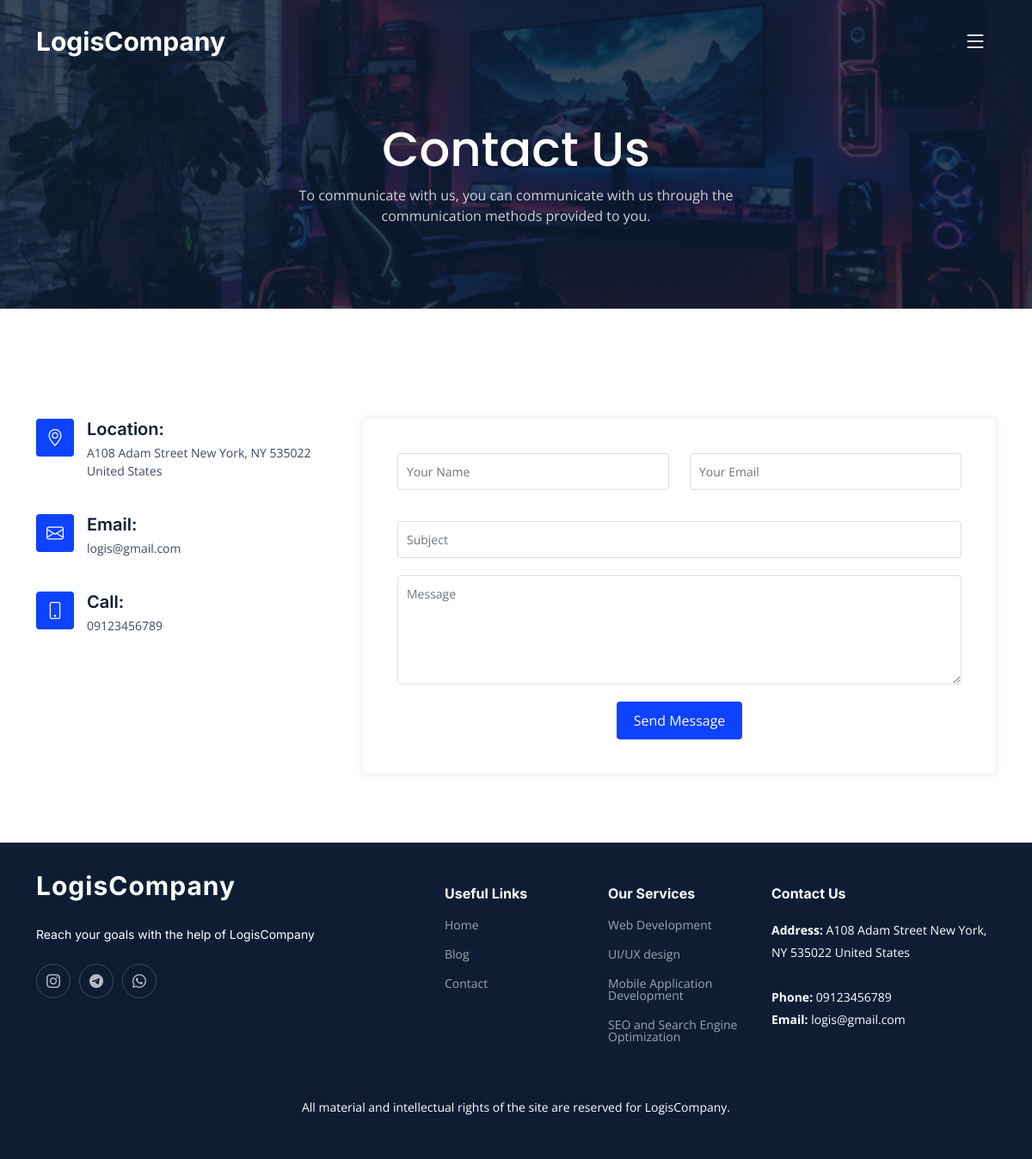
Page /contact/ on the committed database.
### core/models.py (models this page shows, shortened)
class SiteSettings(models.Model):
    about_us_text = models.TextField(null=True, blank=True)
    contact_us_text = models.TextField(null=True, blank=True)
    address = models.CharField(max_length=250, null=True, blank=True)
    phone = models.CharField(max_length=250, null=True, blank=True)
    email = models.CharField(max_length=250, null=True, blank=True)
    copy_right = models.CharField(max_length=255)
    instagram_link = models.CharField(max_length=250, null=True, blank=True, default='https://instagram.com/username')
    telegram_link = models.CharField(max_length=250, null=True, blank=True, default='https://t.me/username')
    whatsapp_link = models.CharField(max_length=250, null=True, blank=True, default='https://wa.me/0123456789')

class Service(models.Model):
    title = models.CharField(max_length=50, unique=True)
    slug = models.SlugField(max_length=50, unique=True)
    description = models.TextField()
    image = models.ImageField(upload_to='images/service')

### core/views.py (the view)
# urls.py: path('contact/', views.contact, name='contact'),
def contact(request):
    site_settings = SiteSettings.objects.first()
    services = Service.objects.all()
    if request.method == 'POST':
        form = ContactUsForm(request.POST)
        if form.is_valid():
            form.save()
            return redirect('core:home')
    else:
        form = ContactUsForm()
    context = {
        'site_settings': site_settings,
        'services': services,
        'form': form
    }
    return render(request, 'core/contact.html', context)

### core/forms.py
class ContactUsForm(forms.ModelForm):
    class Meta:
        model = ContactUs
        fields = '__all__'

### core/templates/core/contact.html (shortened to what this page needs)
{% extends 'base.html' %}
{% load static %}
{% block content %}
    <main id="main">
        <div class="breadcrumbs">
            <div class="page-header d-flex align-items-center"
                 style="background-image: url('{% static 'img/page-header.jpg' %}');">
                <div class="container position-relative">
                    <div class="row d-flex justify-content-center">
                        <div class="col-lg-6 text-center">
                            <h2>Contact Us</h2>
                            <p>{{ site_settings.contact_us_text }}</p>
                        </div>
                    </div>
                </div>
            </div>
        </div>
        <section id="contact" class="contact">
            <div class="container" data-aos="fade-up">
                <div class="row gy-4 mt-4">
                    <div class="col-lg-4">
                        <div class="info-item d-flex">
                            <i class="bi bi-geo-alt flex-shrink-0"></i>
                            <div>
                                <h4>Location:</h4>
                                <p>{{ site_settings.address }}</p>
                            </div>
                        </div>
                        <div class="info-item d-flex">
                            <i class="bi bi-envelope flex-shrink-0"></i>
                            <div>
                                <h4>Email:</h4>
                                <p>{{ site_settings.email }}</p>
                            </div>
                        </div>
                        <div class="info-item d-flex">
                            <i class="bi bi-phone flex-shrink-0"></i>
                            <div>
                                <h4>Call:</h4>
                                <p>{{ site_settings.phone }}</p>
                            </div>
                        </div>
                    </div>
                    <div class="col-lg-8">
                        <form method="post" role="form" class="custom-form">
                            <div class="row">
                                <div class="col-md-6 form-group">
                                    <input type="text" name="name" class="form-control" id="name" placeholder="Your Name" required>
                                </div>
                                <div class="col-md-6 form-group mt-3 mt-md-0">
                                    <input type="email" class="form-control" name="email" id="email" placeholder="Your Email" required>
                                </div>
                            </div>
                            <div class="form-group mt-3">
                                <input type="text" class="form-control" name="subject" id="subject" placeholder="Subject" required>
                            </div>
                            <div class="form-group mt-3">
                                <textarea class="form-control" name="message" rows="5" placeholder="Message" required></textarea>
                            </div>
                            <div class="text-center">
                                <button type="submit">Send Message</button>
                            </div>
                        </form>
                    </div>
                </div>
            </div>
        </section>
    </main>
{% endblock %}

### templates/base.html (shortened to what this page needs)
{% load static %}
<!DOCTYPE html>
<html lang="en">
<head>
    <link href="{% static 'vendor/bootstrap/css/bootstrap.min.css' %}" rel="stylesheet">
    <link href="{% static 'vendor/bootstrap-icons/bootstrap-icons.css' %}" rel="stylesheet">
    <link href="{% static 'vendor/fontawesome-free/css/all.min.css' %}" rel="stylesheet">
    <link href="{% static 'vendor/glightbox/css/glightbox.min.css' %}" rel="stylesheet">
    <link href="{% static 'vendor/swiper/swiper-bundle.min.css' %}" rel="stylesheet">
    <link href="{% static 'vendor/aos/aos.css' %}" rel="stylesheet">
    <link href="{% static 'css/main.css' %}" rel="stylesheet">
</head>
<body>
    <header id="header" class="header d-flex align-items-center fixed-top">
        <div class="container-fluid container-xl d-flex align-items-center justify-content-between">
            <a href="{% url 'core:home' %}" class="logo d-flex align-items-center">
                <h1>LogisCompany</h1>
            </a>
            <i class="mobile-nav-toggle mobile-nav-show bi bi-list"></i>
        </div>
    </header>
    {% block content %}{% endblock %}
    <footer id="footer" class="footer">
        <div class="container">
            <div class="row gy-4">
                <div class="col-lg-5 col-md-12 footer-info">
                    <a href="{% url 'core:home' %}" class="logo d-flex align-items-center">
                        <span>LogisCompany</span>
                    </a>
                    <br>
                    <p>Reach your goals with the help of LogisCompany</p>
                    <div class="social-links d-flex mt-4">
                        {% if site_settings.instagram_link %}
                            <a href="{{ site_settings.instagram_link }}" class="twitter"><i class="bi bi-instagram"></i></a>
                        {% endif %}
                        {% if site_settings.telegram_link %}
                            <a href="{{ site_settings.telegram_link }}" class="facebook"><i class="bi bi-telegram"></i></a>
                        {% endif %}
                        {% if site_settings.whatsapp_link %}
                            <a href="{{ site_settings.whatsapp_link }}" class="instagram"><i class="bi bi-whatsapp"></i></a>
                        {% endif %}
                    </div>
                </div>
                <div class="col-lg-2 col-6 footer-links">
                    <h4>Useful Links</h4>
                    <ul>
                        <li><a href="{% url 'core:home' %}">Home</a></li>
                        <li><a href="{% url 'blog:article_list' %}">Blog</a></li>
                        <li><a href="{% url 'core:contact' %}">Contact</a></li>
                    </ul>
                </div>
                <div class="col-lg-2 col-6 footer-links">
                    <h4>Our Services</h4>
                    <ul>
                        {% for service in services %}
                            <li><a href="{% url 'core:service_detail' service.slug %}">{{ service.title }}</a></li>
                        {% endfor %}
                    </ul>
                </div>
                <div class="col-lg-3 col-md-12 footer-contact text-center text-md-start">
                    <h4>Contact Us</h4>
                    <p>
                        <strong>Address:</strong> {{ site_settings.address }}
                        <br><br>
                        <strong>Phone:</strong> {{ site_settings.phone }}<br>
                        <strong>Email:</strong> {{ site_settings.email }}<br>
                    </p>
                </div>
            </div>
        </div>
        <div class="container mt-4">
            <div class="copyright">
                {{ site_settings.copy_right }}
            </div>
        </div>
    </footer>
</body>
</html>

### static/css/main.css (style rules this page uses)
:root { --font-default: "Open Sans", system-ui, -apple-system, "Segoe UI", Roboto, "Helvetica Neue", Arial, "Noto Sans", "Liberation Sans", sans-serif, "Apple Color Emoji", "Segoe UI Emoji", "Segoe UI Symbol", "Noto Color Emoji"; --font-primary: "Inter", sans-serif; --font-secondary: "Poppins", sans-serif; }
:root { --color-default: #0a0d13; --color-primary: #0d42ff; --color-secondary: #0e1d34; }
:root { scroll-behavior: smooth; }
body { font-family: var(--font-default); color: var(--color-default); }
a { color: var(--color-primary); text-decoration: none; }
h1, h2, h3, h4, h5, h6 { font-family: var(--font-primary); }
section { padding: 80px 0; overflow: hidden; }
.breadcrumbs .page-header { padding: 140px 0 80px 0; position: relative; background-size: cover; background-position: center; background-repeat: no-repeat; }
.breadcrumbs .page-header:before { content: ""; background-color: rgba(14, 29, 52, 0.8); position: absolute; inset: 0; }
.breadcrumbs .page-header h2 { font-size: 56px; font-weight: 500; color: #fff; font-family: var(--font-secondary); }
.breadcrumbs .page-header p { color: rgba(255, 255, 255, 0.8); }
.header { transition: all 0.5s; z-index: 997; padding: 30px 0; }
.header .logo h1 { font-size: 30px; margin: 0; font-weight: 700; color: #fff; font-family: var(--font-primary); }
@media (max-width: 1279px) { .mobile-nav-show { color: #fff; font-size: 28px; cursor: pointer; line-height: 0; transition: 0.5s; z-index: 9999; margin-right: 10px; } }
.contact .info-item+.info-item { margin-top: 40px; }
.contact .info-item i { font-size: 20px; background: var(--color-primary); color: #fff; width: 44px; height: 44px; display: flex; justify-content: center; align-items: center; border-radius: 4px; transition: all 0.3s ease-in-out; margin-right: 15px; }
.contact .info-item h4 { padding: 0; font-size: 20px; font-weight: 600; margin-bottom: 5px; color: var(--color-secondary); }
.contact .info-item p { padding: 0; margin-bottom: 0; font-size: 14px; color: rgba(14, 29, 52, 0.8); }
.footer { font-size: 14px; background-color: var(--color-secondary); padding: 50px 0; color: white; }
.footer .footer-info .logo { line-height: 0; margin-bottom: 25px; }
.footer .footer-info .logo span { font-size: 30px; font-weight: 700; letter-spacing: 1px; color: #fff; font-family: var(--font-primary); }
.footer .footer-info p { font-size: 14px; font-family: var(--font-primary); }
.footer .social-links a { display: flex; align-items: center; justify-content: center; width: 40px; height: 40px; border-radius: 50%; border: 1px solid rgba(255, 255, 255, 0.2); font-size: 16px; color: rgba(255, 255, 255, 0.7); margin-right: 10px; transition: 0.3s; }
.footer h4 { font-size: 16px; font-weight: bold; position: relative; padding-bottom: 12px; }
.footer .footer-links { margin-bottom: 30px; }
.footer .footer-links ul { list-style: none; padding: 0; margin: 0; }
.footer .footer-links ul li { padding: 10px 0; display: flex; align-items: center; }
.footer .footer-links ul li:first-child { padding-top: 0; }
.footer .footer-links ul a { color: rgba(255, 255, 255, 0.6); transition: 0.3s; display: inline-block; line-height: 1; }
.footer .footer-contact p { line-height: 26px; }
.footer .copyright { text-align: center; }
.custom-form { width: 100%; background: #fff; padding: 40px; border-radius: 4px; box-shadow: 0 0 10px rgba(0, 0, 0, 0.1); }
.custom-form .form-group { margin-bottom: 20px; }
.custom-form input, .custom-form textarea { width: 100%; padding: 10px; border: 1px solid #ddd; border-radius: 4px; font-size: 14px; }
.custom-form button[type="submit"] { background: var(--color-primary); color: #fff; border: none; padding: 10px 20px; border-radius: 4px; cursor: pointer; transition: background 0.3s ease; }

### rows in the picture
SiteSettings: contact_us_text "To communicate with us, you can communicate with us through the communication methods provided to you.", address "A108 Adam Street New York, NY 535022 United States", email "logis@gmail.com", phone "09123456789", copy_right "All material and intellectual rights of the site are reserved for LogisCompany."
Service: title "Web Development"
Service: title "UI/UX design"
Service: title "Mobile Application Development"
Service: title "SEO and Search Engine Optimization"
